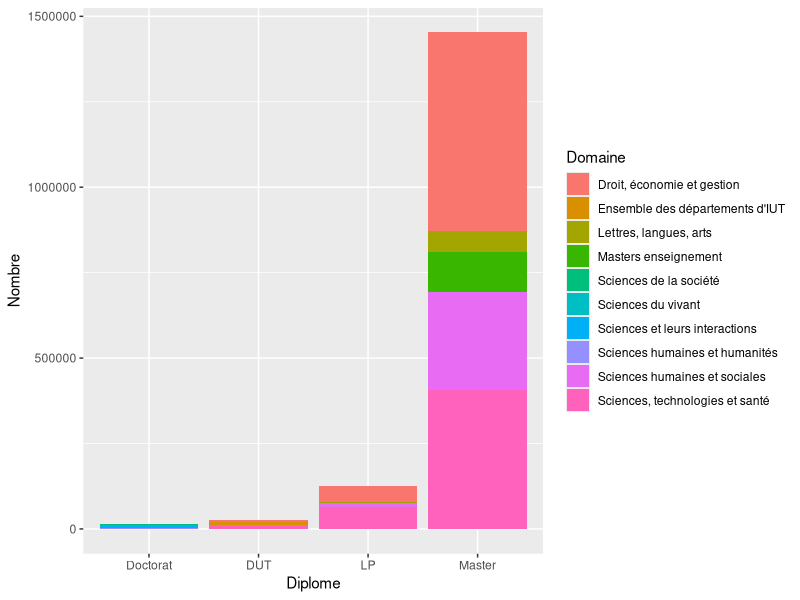

The R script that drew this image:
## ---- chunk 1

library(dplyr)
library(ggplot2)

  annee <- 2014
  diplome.doctorat <- read.csv('fr-esr-insertion_professionnelle_des_diplomes_doctorat_par_etablissement.csv', header = T, sep = ';', fill=TRUE, encoding = "UTF-8") 
  
  diplome.lp <- read.csv('fr-esr-insertion_professionnelle-lp.csv', header = T, sep = ';', fill=TRUE, encoding = "UTF-8")
  diplome.DUT <- read.csv('fr-esr-insertion_professionnelle-dut_donnees_nationales.csv', header = T, sep = ';', fill=TRUE, encoding = "UTF-8")
  diplome.master <- read.csv('fr-esr-insertion_professionnelle-master.csv', header = T, sep = ';', fill=TRUE, encoding = "UTF-8")
  
  nbr.echanti.domaine.dut <- diplome.DUT%>%filter(Année == annee)%>%group_by(Domaine)%>%summarise(Nombre = sum(Nombre.de.réponses, na.rm = TRUE))%>%cbind(Diplome = rep("DUT", 4))
  nbr.echanti.domaine.lp <- diplome.lp%>%filter(Annee == annee)%>%group_by(Domaine)%>%summarise(Nombre = sum(Nombre.de.réponses, na.rm = TRUE))%>%transform(Diplome = rep("LP", 4))
  nbr.echanti.domaine.master <- diplome.master%>%filter(annee == annee)%>%group_by(domaine)%>%summarise(Nombre = sum(nombre_de_reponses, na.rm = TRUE))%>%rename(Domaine = domaine)%>%cbind(Diplome = rep("Master", 5))
  nbr.echanti.domaine.doctorat <- diplome.doctorat%>%filter(Année.d.obtention == annee)%>%group_by(Discipline.principale.agrégée.de.l.école.doctorale)%>%summarise(Nombre = sum(Nombre.de.répondant, na.rm = TRUE))%>%rename(Domaine = Discipline.principale.agrégée.de.l.école.doctorale)%>%cbind(Diplome = rep("Doctorat", 4))
  
  type.de.diplomes <- rbind(nbr.echanti.domaine.master, nbr.echanti.domaine.lp, nbr.echanti.domaine.dut, nbr.echanti.domaine.doctorat)   

  ggplot(type.de.diplomes, aes(fill =Domaine,  y=Nombre, x =Diplome )) + geom_col()

  


